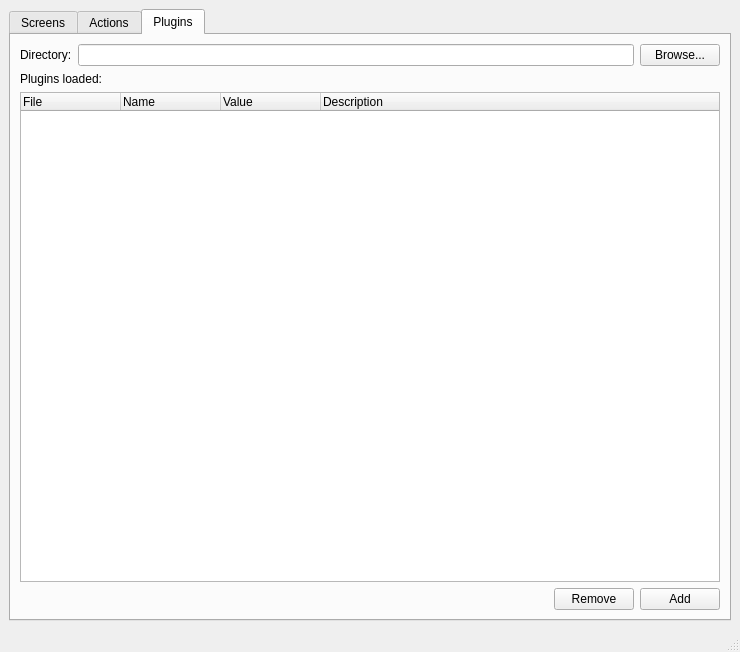
<?xml version="1.0" encoding="UTF-8"?>
<ui version="4.0">
 <class>SettingsEditor</class>
 <widget class="QMainWindow" name="SettingsEditor">
  <property name="geometry">
   <rect>
    <x>0</x>
    <y>0</y>
    <width>740</width>
    <height>652</height>
   </rect>
  </property>
  <property name="windowTitle">
   <string>MainWindow</string>
  </property>
  <widget class="QWidget" name="centralwidget">
   <layout class="QHBoxLayout" name="horizontalLayout">
    <item>
     <widget class="QTabWidget" name="_tabWidget">
      <property name="currentIndex">
       <number>2</number>
      </property>
      <widget class="QWidget" name="_tabScreens">
       <attribute name="title">
        <string>Screens</string>
       </attribute>
       <layout class="QVBoxLayout" name="verticalLayout_4">
        <item>
         <widget class="Ology::SettingsEditor::TreeWidget" name="_screenTree">
          <column>
           <property name="text">
            <string>Name</string>
           </property>
          </column>
          <column>
           <property name="text">
            <string>Value</string>
           </property>
          </column>
          <column>
           <property name="text">
            <string>Description</string>
           </property>
          </column>
         </widget>
        </item>
       </layout>
      </widget>
      <widget class="QWidget" name="_tabActions">
       <attribute name="title">
        <string>Actions</string>
       </attribute>
       <layout class="QVBoxLayout" name="verticalLayout_3">
        <item>
         <widget class="Ology::SettingsEditor::TreeWidget" name="_actionTree">
          <column>
           <property name="text">
            <string>Name</string>
           </property>
          </column>
          <column>
           <property name="text">
            <string>Value</string>
           </property>
          </column>
          <column>
           <property name="text">
            <string>Description</string>
           </property>
          </column>
         </widget>
        </item>
       </layout>
      </widget>
      <widget class="QWidget" name="tabPlugins">
       <attribute name="title">
        <string>Plugins</string>
       </attribute>
       <layout class="QVBoxLayout" name="verticalLayout_2">
        <item>
         <layout class="QHBoxLayout" name="horizontalLayout_2">
          <item>
           <widget class="QLabel" name="label">
            <property name="text">
             <string>Directory:</string>
            </property>
           </widget>
          </item>
          <item>
           <widget class="QLineEdit" name="_pluginDirectory"/>
          </item>
          <item>
           <widget class="QPushButton" name="_pluginDirectoryBrowse">
            <property name="text">
             <string>Browse...</string>
            </property>
           </widget>
          </item>
         </layout>
        </item>
        <item>
         <widget class="QWidget" name="widget" native="true">
          <layout class="QVBoxLayout" name="verticalLayout">
           <property name="margin">
            <number>0</number>
           </property>
           <item>
            <widget class="QLabel" name="label_2">
             <property name="text">
              <string>Plugins loaded:</string>
             </property>
            </widget>
           </item>
           <item>
            <widget class="Ology::SettingsEditor::TreeWidget" name="_pluginTree">
             <column>
              <property name="text">
               <string>File</string>
              </property>
             </column>
             <column>
              <property name="text">
               <string>Name</string>
              </property>
             </column>
             <column>
              <property name="text">
               <string>Value</string>
              </property>
             </column>
             <column>
              <property name="text">
               <string>Description</string>
              </property>
             </column>
            </widget>
           </item>
           <item>
            <layout class="QHBoxLayout" name="horizontalLayout_3">
             <item>
              <spacer name="horizontalSpacer">
               <property name="orientation">
                <enum>Qt::Horizontal</enum>
               </property>
               <property name="sizeHint" stdset="0">
                <size>
                 <width>40</width>
                 <height>20</height>
                </size>
               </property>
              </spacer>
             </item>
             <item>
              <widget class="QPushButton" name="_removePluginButton">
               <property name="text">
                <string>Remove</string>
               </property>
              </widget>
             </item>
             <item>
              <widget class="QPushButton" name="_addPluginButton">
               <property name="text">
                <string>Add</string>
               </property>
              </widget>
             </item>
            </layout>
           </item>
          </layout>
         </widget>
        </item>
       </layout>
      </widget>
     </widget>
    </item>
   </layout>
  </widget>
  <widget class="QMenuBar" name="menubar">
   <property name="geometry">
    <rect>
     <x>0</x>
     <y>0</y>
     <width>740</width>
     <height>25</height>
    </rect>
   </property>
  </widget>
  <widget class="QStatusBar" name="statusbar"/>
 </widget>
 <customwidgets>
  <customwidget>
   <class>Ology::SettingsEditor::TreeWidget</class>
   <extends>QTreeWidget</extends>
   <header>TreeWidget.h</header>
  </customwidget>
 </customwidgets>
 <resources/>
 <connections>
  <connection>
   <sender>_pluginDirectoryBrowse</sender>
   <signal>clicked()</signal>
   <receiver>SettingsEditor</receiver>
   <slot>onPluginDirectoryBrowse()</slot>
   <hints>
    <hint type="sourcelabel">
     <x>719</x>
     <y>121</y>
    </hint>
    <hint type="destinationlabel">
     <x>761</x>
     <y>29</y>
    </hint>
   </hints>
  </connection>
  <connection>
   <sender>_pluginDirectory</sender>
   <signal>textChanged(QString)</signal>
   <receiver>SettingsEditor</receiver>
   <slot>onPluginDirectoryChanged(QString)</slot>
   <hints>
    <hint type="sourcelabel">
     <x>320</x>
     <y>116</y>
    </hint>
    <hint type="destinationlabel">
     <x>421</x>
     <y>28</y>
    </hint>
   </hints>
  </connection>
  <connection>
   <sender>_addPluginButton</sender>
   <signal>clicked()</signal>
   <receiver>SettingsEditor</receiver>
   <slot>onPluginAdd()</slot>
   <hints>
    <hint type="sourcelabel">
     <x>710</x>
     <y>534</y>
    </hint>
    <hint type="destinationlabel">
     <x>727</x>
     <y>573</y>
    </hint>
   </hints>
  </connection>
  <connection>
   <sender>_removePluginButton</sender>
   <signal>clicked()</signal>
   <receiver>SettingsEditor</receiver>
   <slot>onPluginRemove()</slot>
   <hints>
    <hint type="sourcelabel">
     <x>654</x>
     <y>538</y>
    </hint>
    <hint type="destinationlabel">
     <x>660</x>
     <y>576</y>
    </hint>
   </hints>
  </connection>
 </connections>
 <slots>
  <slot>onPluginDirectoryChanged(QString)</slot>
  <slot>onPluginAutoLoadChanged()</slot>
  <slot>onPluginDirectoryBrowse()</slot>
  <slot>onPluginAdd()</slot>
  <slot>onPluginRemove()</slot>
 </slots>
</ui>
